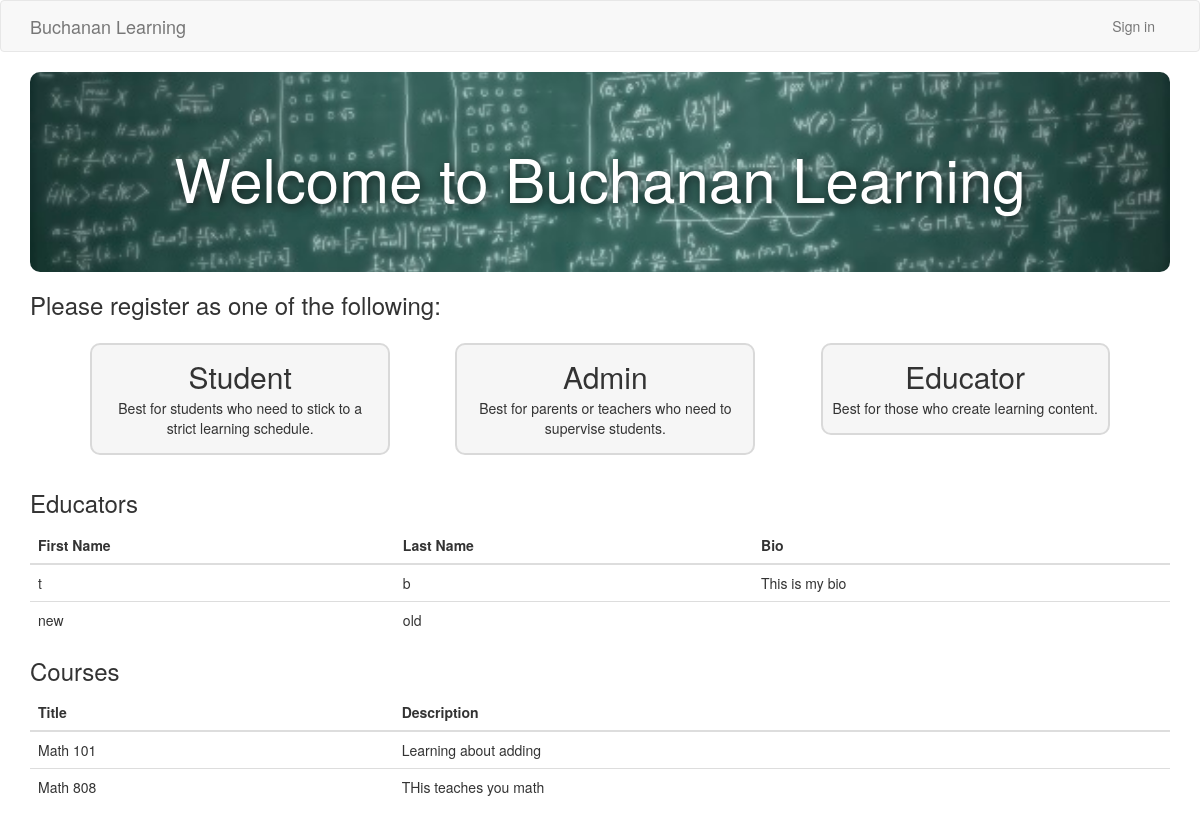
Before: / with the older database file.
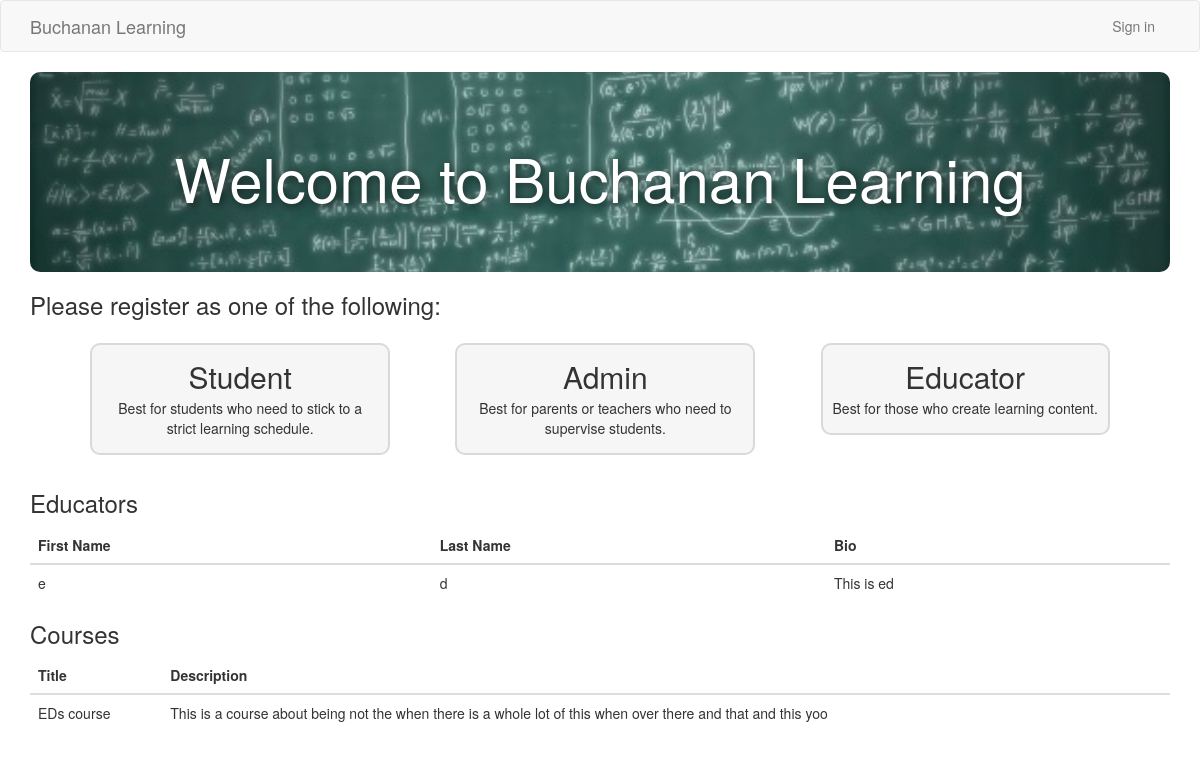
After: the same page with the newer database file.
### app/Model/models.py (models this page shows, shortened)
class Member(UserMixin, db.Model):
    __tablename__ = 'member'
    id = db.Column(db.Integer, primary_key=True)
    username = db.Column(db.String(64), unique=True, index=True)
    email = db.Column(db.String(120), unique=True)
    password_hash = db.Column(db.String(128))
    user_type = db.Column(db.String(50))
    __mapper_args__ = {
        'polymorphic_identity': 'Member',
        'polymorphic_on': user_type
    }

class Educator(Member):
    __tablename__ = 'educator'
    id = db.Column(db.ForeignKey("member.id"), primary_key=True)
    first_name = db.Column(db.String(50), nullable=True)
    last_name = db.Column(db.String(50), nullable=True)
    bio = db.Column(db.String(500), nullable=True)
    courses = db.relationship('Course', backref='educator', lazy=True)  # Relationship to Course
    __mapper_args__ = {
        'polymorphic_identity': 'Educator'
    }

class Course(db.Model):
    __tablename__ = 'course'  # Changed table name to course
    id = db.Column(db.Integer, primary_key=True)
    title = db.Column(db.String(150), nullable=False)
    description = db.Column(db.String(500), nullable=True)
    member_id = db.Column(db.Integer, db.ForeignKey('educator.id'))  # Foreign key to Educator
    created_at = db.Column(db.DateTime, default=datetime.utcnow)

### app/Controller/routes.py (the view)
@bp_routes.route('/', methods=['GET'])
def index():
    courses = Course.query
    educators = Educator.query
    return render_template('index.html', title="Buchanan Learning", courses=courses.all(), educators=educators.all())

### app.py (called while the page is built)
@app.before_request
def initDB(*args, **kwargs):
    if app.got_first_request:
        db.create_all()

### app/View/templates/index.html
{% extends "base.html" %}
{% block app_content %}
<div class="background-section">
    {% if title %}
    <h2 class="title"> Welcome to {{ title }}</h2>
    {% else %}
    <h2 class="title">Welcome to Buchanan Learning</h2>
    {% endif %}
</div>
<h3>Please register as one of the following:</h3>
<div class="registerLinksContainer">
    <a href="{{ url_for('auth.student_register')}}">
        <div class="registerLink">
            <h2>Student</h2>
            <p>Best for students who need to stick to a strict learning schedule. </p>
        </div>
    </a>
    <a href="{{ url_for('auth.admin_register')}}">
        <div class="registerLink">
            <h2>Admin</h2>
            <p> Best for parents or teachers who need to supervise students. </p>
        </div>
    </a>
    <a href="{{ url_for('auth.educator_register')}}">
        <div class="registerLink">
            <h2>Educator</h2>
            <p>Best for those who create learning content. </p>
        </div>
    </a>
</div>
<h3>Educators</h3>
<table class="table">
    <thead>
        <tr>
            <th>First Name</th>
            <th>Last Name</th>
            <th>Bio</th>
        </tr>
    </thead>
    <tbody>
        {% if educators %}
        {% for educator in educators %}
        <tr>
            <td>{{ educator.first_name }}</td>
            <td>{{ educator.last_name }}</td>
            <td>{{ educator.bio }}</td>
        </tr>
        {% endfor %}
        {% else %}
        <tr>
            <td colspan="3">No educators available.</td>
        </tr>
        {% endif %}
    </tbody>
</table>
<h3>Courses</h3>
<table class="table">
    <thead>
        <tr>
            <th>Title</th>
            <th>Description</th>
        </tr>
    </thead>
    <tbody>
        {% if courses %}
        {% for course in courses %}
        <tr>
            <td>{{ course.title }}</td>
            <td>{{ course.description }}</td>
        </tr>
        {% endfor %}
        {% else %}
        <tr>
            <td colspan="2">No courses available.</td>
        </tr>
        {% endif %}
    </tbody>
</table>
{% endblock %}

### app/View/templates/base.html (shortened to what this page needs)
{% extends 'bootstrap/base.html' %}
{% import 'bootstrap/wtf.html' as wtf %}
{% block styles %}
{{super()}}
<link rel="stylesheet" type="text/css" href="{{url_for('static', filename='css/styles.css')}}">
{% endblock %}
{% block navbar %}
<nav class="navbar navbar-default">
    <div class="container">
        <div class="navbar-header">
            <a class="navbar-brand" href="{{ url_for('routes.index') }}"> Buchanan Learning </a>
        </div>
        <div class="collapse navbar-collapse" id="bs-example-navbar-collapse-1">
            <ul class="nav navbar-nav navbar-right">
                {% if current_user.is_anonymous %}
                <li><a href="{{ url_for('auth.sign_in') }}"> Sign in</a></li>
                {% else %}
                <li><a href="{{ url_for('auth.sign_out') }}"> Sign out </a></li>
                {% endif %}
            </ul>
        </div>
    </div>
</nav>
{% endblock %}
{% block content %}
<div class="container">
    {% block app_content %}{% endblock %}
</div>
{% endblock %}

### app/View/static/css/styles.css (style rules this page uses)
.registerLinksContainer { display: flex; justify-content: space-evenly; gap: 1rem; padding: 1rem; flex-wrap: nowrap; }
.registerLink { flex: 1 1 20%; max-width: 300px; margin: 0.5rem; background-color: rgb(246, 246, 246); text-align: center; border-radius: 10px; border: 2px solid rgb(217, 217, 217); text-decoration: none; padding: 1rem; transition: background-color 0.3s, border-color 0.3s; }
.registerLink h2, .registerLink p { margin: 0.5rem 0; }
a { text-decoration: none; color: inherit; }
.background-section { background-image: url('../images/TEMPbackground.jpg'); background-size: cover; background-position: center; background-repeat: no-repeat; height: 200px; width: 100%; border-radius: 10px; align-content: center; }
.background-section .title { color: white; font-size: 6rem; text-align: center; text-shadow: 2px 2px 10px rgba(0, 0, 0, 0.632); }

Changed rows visible on the page:
removed Educator: first_name "new", last_name "old"
removed Course: title "Math 101", description "Learning about adding"
removed Course: title "Math 808", description "THis teaches you math"
changed Educator: first_name "t" → "e"; last_name "b" → "d"; bio "This is my bio" → "This is ed"
added Course: title "EDs course", description "This is a course about being not the when there is a whole lot of this when over there and that and this yoo"
